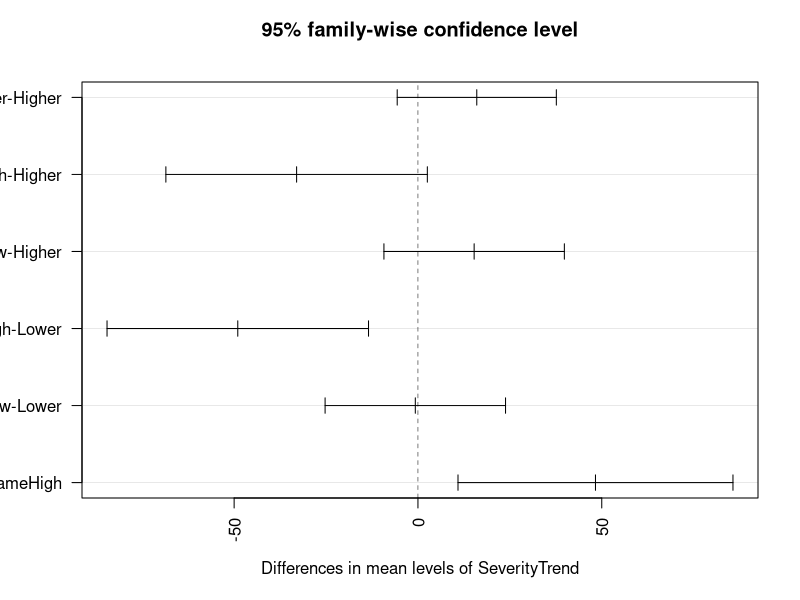
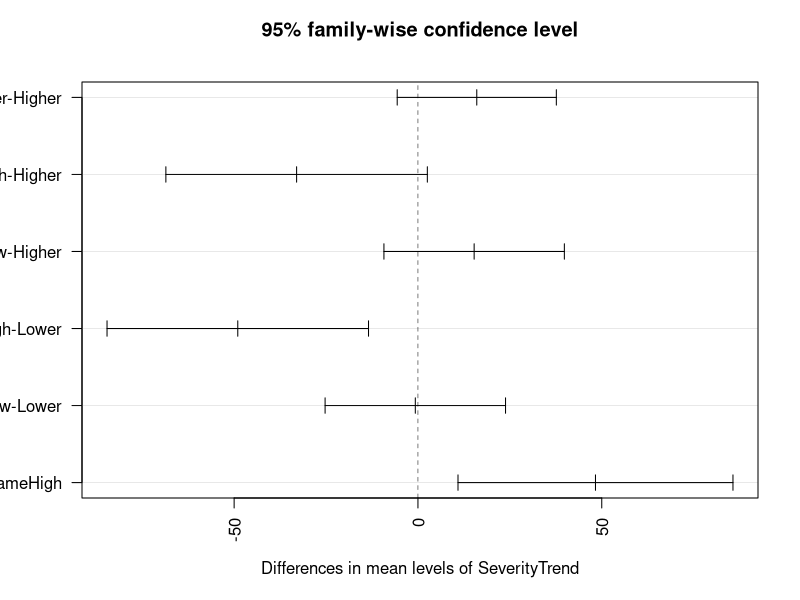

Recreate these plots in R, in order.
#Anovas


getwd()
MasterData<- read.csv("MasterData.csv", header=TRUE)


Catalina<- subset(MasterData, Mountain=="Catalina")

Severity.aov= aov(TreeSurvivorship~ SeverityTrend, data=MasterData, singular.ok=singular.ok)
summary(Severity.aov)


TukeyHSD(Severity.aov)
#Significant differences - LU-HH, UL-HH, UU-HH, LU-LH, UL-LH, UL-UH, UU-LH, UH-LU
#

plot(TukeyHSD(Severity.aov), las=2, cex=.5)
pdf(file= "tree survivor anova.pdf", useDingbats = FALSE, height=14, width=14)
plot(TukeyHSD(Severity.aov), las=2, cex=.5)
dev.off()


##########################################################
#Nutrient Anova 

Nutrients<- subset(MasterData, subset= HydroPlot =="Yes"| HydroPlot=="Soil Only")

Nutrients.aov= aov(DuffDepth ~ SeverityClass, data=Nutrients, singular.ok=singular.ok)
summary(Nutrients.aov)
#no significant differences with Carbon, Nitrogen, pH, OM, BrayIP, litter depth (p=0.06)
#duff depth significant for LU-HH, UL-HH, LU-HL, UU-HL, LU-LL, UU-LL, UL-LL, UU-UH
TukeyHSD(Nutrients.aov)
######################################################################
#Understory Cover Anova

Understory.aov= aov(UnderstoryCover ~ SeverityClass, data=MasterData, singular.ok=singular.ok)
summary(Understory.aov)

TukeyHSD(Understory.aov)
#significant differences -LH-HH, LL-HH, LU-HH, UL-HH, UU-HH

#####################################################################
#Canopy Cover

Canopy.aov= aov(CanopyCover~SeverityClass, data=MasterData, singular.ok=singular.ok)
summary(Canopy.aov)

TukeyHSD(Canopy.aov)
#significant differences - LU-HH, UL-HH, UU-HH, LU-HL, UL-HL, UL-HU, UL-LH, UL-LL

##########################################################################
#Seedlings
OakSeed.aov= aov(OakSeedling~ SeverityClass,  data=MasterData, singular.ok=singular.ok)
summary(OakSeed.aov)
#no sig differences- does assume normality and very zero inflated

ConSeed.aov= aov(ConSeedling~ SeverityClass,  data=MasterData, singular.ok=singular.ok)
summary(ConSeed.aov)
#no sig differences- does assume normality and very zero inflated

#########################################################################
#Con and Oak Health
ConHealth.aov= aov(ConHealth ~SeverityClass,data=MasterData, singular.ok=singular.ok )
summary(ConHealth.aov)

TukeyHSD(ConHealth.aov)
#significant differences- UH-HU, UU-UH

OakHealth.aov= aov(OakHealth ~SeverityClass,data=MasterData, singular.ok=singular.ok )
summary(OakHealth.aov)

#not significant, but 44 obs deleted due to NAs

#Eru and Fire history on Tree Survivorship
TreeSur.aov= aov(TreeSurvivorship ~ SeverityClass * TrueERU, data=MasterData, singular.ok=singular.ok)
summary(TreeSur.aov)
#ERU not significant as additive or interactive effect. Severity Class is


#Eru and Fire history on Understory Cover
UnderstoryERU.aov= aov(UnderstoryCover ~ SeverityClass * TrueERU, data=MasterData, singular.ok=singular.ok)
summary(UnderstoryERU.aov)
#ERU not significant as additive or interactive effect. Severity Class is 

#Infiltration
Ksat.aov= aov(Kfsgeomean ~ SeverityClass, data= Nutrients, singular.ok= singular.ok)
summary(Ksat.aov)
#nothing significant

